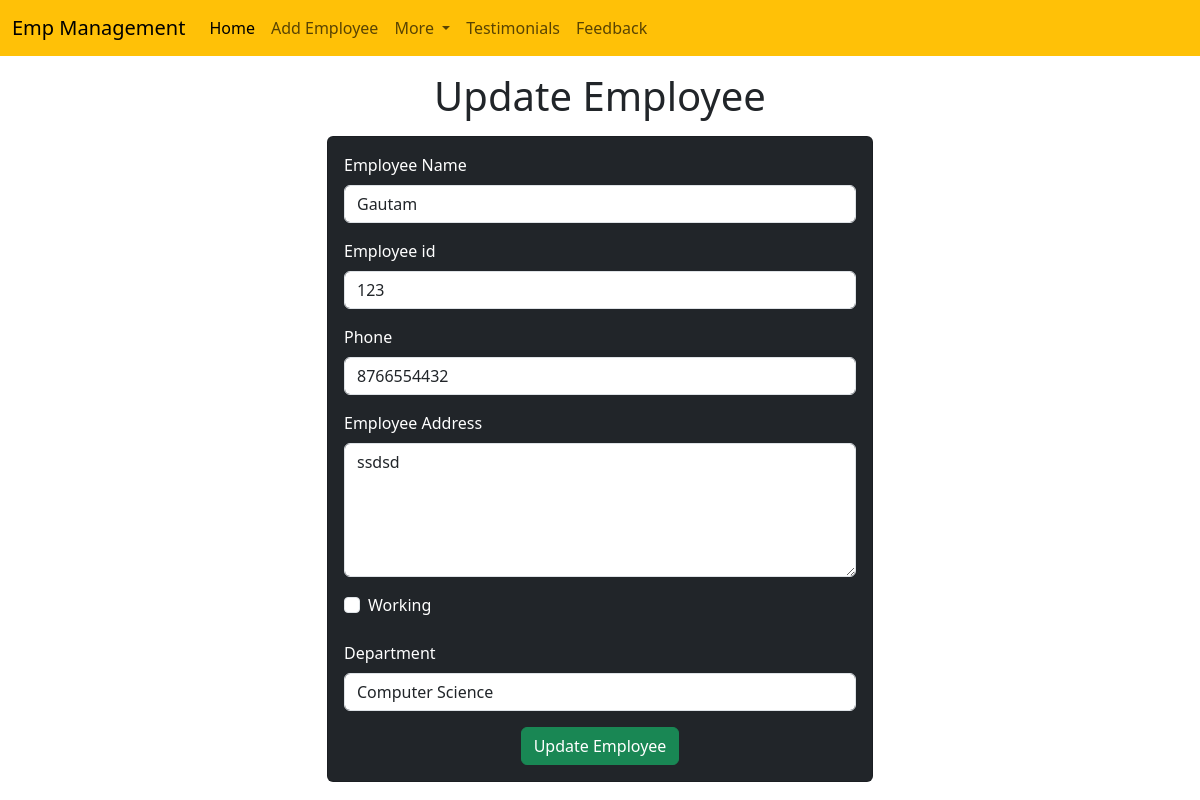
Page /emp/update-emp/2 on the earlier database version.
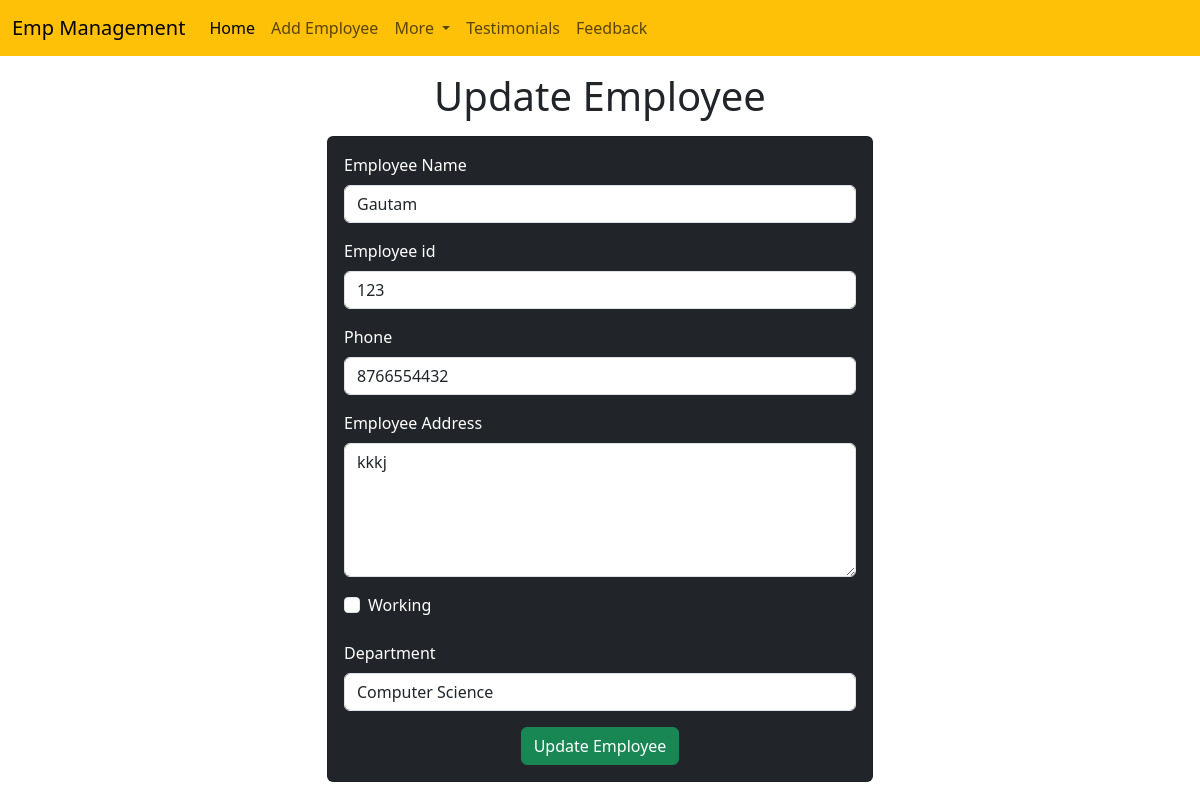
Same page on the later database version.
### emp/models.py (models this page shows, shortened)
class Emp(models.Model):
    name = models.CharField(max_length=22200)
    emp_id = models.CharField(max_length=200)
    phone = models.CharField(max_length=10)
    address = models.CharField(max_length=150)
    working = models.BooleanField(default=True)
    department = models.CharField(max_length=10)

### emp/views.py (the view)
# urls.py: path('update-emp/<int:emp_id>',update_emp),
def update_emp(request,emp_id):
    emp=Emp.objects.get(pk=emp_id)
    return render(request,"emp/update_emp.html",{
        'emp':emp
    })

### templates/emp/update_emp.html (shortened to what this page needs)
<!doctype html>
<html lang="en">
  <head>
    <link href="https://cdn.jsdelivr.net/npm/bootstrap@5.3.3/dist/css/bootstrap.min.css" rel="stylesheet">
  </head>
  <body>
    {% include 'emp/navbar.html' %}
    <h1 class="text-center my-3">Update Employee</h1>
    <div class="container">
        <div class="row">
            <div class="col-md-6 offset-md-3">
                <div class="card bg-dark text-white">
                    <div class="card-body">
                        <form action="/emp/do-update-emp/{{emp.id}}" method="POST">
                            <div class="mb-3">
                                <label for="name" class="form-label">Employee Name</label>
                                <input type="text" class="form-control" id="name" placeholder="Enter Emp Name" name="emp_name" value="{{emp.name}}">
                            </div>
                            <div class="mb-3">
                                <label for="Employee id" class="form-label">Employee id</label>
                                <input type="text" class="form-control" id="Employee id" placeholder="Enter Emp id" name="emp_id" value="{{emp.emp_id}}">
                            </div>
                            <div class="mb-3">
                                <label for="phone" class="form-label">Phone</label>
                                <input type="text" class="form-control" id="phone" placeholder="Enter Emp phone" name="emp_phone" value="{{emp.phone}}">
                            </div>
                            <div class="mb-3">
                                <label for="Address" class="form-label">Employee Address</label>
                                <textarea id="Address" rows="5" class="form-control" name="emp_address">{{emp.address}}</textarea>
                            </div>
                            <div class="mb-3 form-check">
                                <label for="working" class="form-label">Working</label>
                                <input {% if emp.working %} checked {%endif%} type="checkbox" class="form-check-input" id="working" name="emp_working">
                            </div>
                            <div class="mb-3">
                                <label for="department" class="form-label">Department</label>
                                <select name="emp_department" id="Department" class="form-control" value="{{emp.department}}">
                                    <option value="CSE">Computer Science</option>
                                </select>
                            </div>
                            <div class="container text-center">
                                <button class="btn btn-success">Update Employee</button>
                            </div>
                        </form>
                    </div>
                </div>
            </div>
        </div>
    </div>
  </body>
</html>

Differences in the rows shown:
changed Emp "Gautam": emp_address "ssdsd" → "kkkj"
